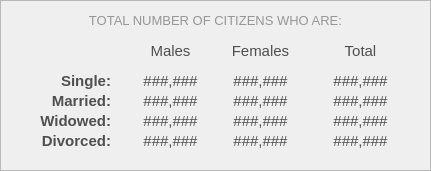
    <widget class="QFrame" name="demo_frameCivilStatusDistribution">
     <property name="geometry">
      <rect>
       <x>10</x>
       <y>470</y>
       <width>431</width>
       <height>171</height>
      </rect>
     </property>
     <property name="styleSheet">
      <string notr="true">#demo_frameCivilStatusDistribution{
	background-color: #fcfcfc;
}</string>
     </property>
     <property name="frameShape">
      <enum>QFrame::Shape::StyledPanel</enum>
     </property>
     <property name="frameShadow">
      <enum>QFrame::Shadow::Raised</enum>
     </property>
     <widget class="QLabel" name="demo_labelTotalSingle">
      <property name="geometry">
       <rect>
        <x>20</x>
        <y>70</y>
        <width>91</width>
        <height>21</height>
       </rect>
      </property>
      <property name="font">
       <font>
        <family>Arial</family>
        <pointsize>11</pointsize>
        <bold>true</bold>
       </font>
      </property>
      <property name="styleSheet">
       <string notr="true">#demo_labelTotalSingle {
	background-color: transparent;
	color: #4f4f4f;
}
</string>
      </property>
      <property name="text">
       <string>Single:</string>
      </property>
      <property name="alignment">
       <set>Qt::AlignmentFlag::AlignRight|Qt::AlignmentFlag::AlignTrailing|Qt::AlignmentFlag::AlignVCenter</set>
      </property>
     </widget>
     <widget class="QLabel" name="demo_labelTotalMarried">
      <property name="geometry">
       <rect>
        <x>20</x>
        <y>90</y>
        <width>91</width>
        <height>21</height>
       </rect>
      </property>
      <property name="font">
       <font>
        <family>Arial</family>
        <pointsize>11</pointsize>
        <bold>true</bold>
       </font>
      </property>
      <property name="styleSheet">
       <string notr="true">#demo_labelTotalMarried {
	background-color: transparent;
	color: #4f4f4f;
}
</string>
      </property>
      <property name="text">
       <string>Married:</string>
      </property>
      <property name="alignment">
       <set>Qt::AlignmentFlag::AlignRight|Qt::AlignmentFlag::AlignTrailing|Qt::AlignmentFlag::AlignVCenter</set>
      </property>
     </widget>
     <widget class="QLabel" name="demo_TotalSingle_male">
      <property name="geometry">
       <rect>
        <x>120</x>
        <y>70</y>
        <width>101</width>
        <height>21</height>
       </rect>
      </property>
      <property name="font">
       <font>
        <family>Arial</family>
        <pointsize>11</pointsize>
        <bold>false</bold>
       </font>
      </property>
      <property name="styleSheet">
       <string notr="true">#demo_TotalSingle_male {
	background-color: transparent;
	color: #4f4f4f;
}
</string>
      </property>
      <property name="text">
       <string>###,###</string>
      </property>
      <property name="alignment">
       <set>Qt::AlignmentFlag::AlignCenter</set>
      </property>
     </widget>
     <widget class="QLabel" name="demo_TotalMarried_male">
      <property name="geometry">
       <rect>
        <x>120</x>
        <y>90</y>
        <width>101</width>
        <height>21</height>
       </rect>
      </property>
      <property name="font">
       <font>
        <family>Arial</family>
        <pointsize>11</pointsize>
        <bold>false</bold>
       </font>
      </property>
      <property name="styleSheet">
       <string notr="true">#demo_TotalMarried_male {
	background-color: transparent;
	color: #4f4f4f;
}
</string>
      </property>
      <property name="text">
       <string>###,###</string>
      </property>
      <property name="alignment">
       <set>Qt::AlignmentFlag::AlignCenter</set>
      </property>
     </widget>
     <widget class="QLabel" name="label_desc_civstatdis">
      <property name="geometry">
       <rect>
        <x>0</x>
        <y>10</y>
        <width>431</width>
        <height>20</height>
       </rect>
      </property>
      <property name="font">
       <font>
        <family>Arial</family>
        <pointsize>10</pointsize>
       </font>
      </property>
      <property name="styleSheet">
       <string notr="true">#label_desc_civstatdis{
	color: #969696;
}</string>
      </property>
      <property name="text">
       <string>TOTAL NUMBER OF CITIZENS WHO ARE:</string>
      </property>
      <property name="alignment">
       <set>Qt::AlignmentFlag::AlignCenter</set>
      </property>
     </widget>
     <widget class="QLabel" name="demo_TotalWidowed_male">
      <property name="geometry">
       <rect>
        <x>120</x>
        <y>110</y>
        <width>101</width>
        <height>21</height>
       </rect>
      </property>
      <property name="font">
       <font>
        <family>Arial</family>
        <pointsize>11</pointsize>
        <bold>false</bold>
       </font>
      </property>
      <property name="styleSheet">
       <string notr="true">#demo_TotalWidowed_male {
	background-color: transparent;
	color: #4f4f4f;
}
</string>
      </property>
      <property name="text">
       <string>###,###</string>
      </property>
      <property name="alignment">
       <set>Qt::AlignmentFlag::AlignCenter</set>
      </property>
     </widget>
     <widget class="QLabel" name="demo_labelTotalWidowed">
      <property name="geometry">
       <rect>
        <x>20</x>
        <y>110</y>
        <width>91</width>
        <height>21</height>
       </rect>
      </property>
      <property name="font">
       <font>
        <family>Arial</family>
        <pointsize>11</pointsize>
        <bold>true</bold>
       </font>
      </property>
      <property name="styleSheet">
       <string notr="true">#demo_labelTotalWidowed {
	background-color: transparent;
	color: #4f4f4f;
}
</string>
      </property>
      <property name="text">
       <string>Widowed:</string>
      </property>
      <property name="alignment">
       <set>Qt::AlignmentFlag::AlignRight|Qt::AlignmentFlag::AlignTrailing|Qt::AlignmentFlag::AlignVCenter</set>
      </property>
     </widget>
     <widget class="QLabel" name="demo_TotalDivorced_male">
      <property name="geometry">
       <rect>
        <x>120</x>
        <y>130</y>
        <width>101</width>
        <height>21</height>
       </rect>
      </property>
      <property name="font">
       <font>
        <family>Arial</family>
        <pointsize>11</pointsize>
        <bold>false</bold>
       </font>
      </property>
      <property name="styleSheet">
       <string notr="true">#demo_TotalDivorced_male {
	background-color: transparent;
	color: #4f4f4f;
}
</string>
      </property>
      <property name="text">
       <string>###,###</string>
      </property>
      <property name="alignment">
       <set>Qt::AlignmentFlag::AlignCenter</set>
      </property>
     </widget>
     <widget class="QLabel" name="demo_labelTotalSeparated">
      <property name="geometry">
       <rect>
        <x>20</x>
        <y>130</y>
        <width>91</width>
        <height>21</height>
       </rect>
      </property>
      <property name="font">
       <font>
        <family>Arial</family>
        <pointsize>11</pointsize>
        <bold>true</bold>
       </font>
      </property>
      <property name="styleSheet">
       <string notr="true">#demo_labelTotalSeparated {
	background-color: transparent;
	color: #4f4f4f;
}
</string>
      </property>
      <property name="text">
       <string>Divorced:</string>
      </property>
      <property name="alignment">
       <set>Qt::AlignmentFlag::AlignRight|Qt::AlignmentFlag::AlignTrailing|Qt::AlignmentFlag::AlignVCenter</set>
      </property>
     </widget>
     <widget class="QLabel" name="demo_label_civ_male">
      <property name="geometry">
       <rect>
        <x>120</x>
        <y>40</y>
        <width>101</width>
        <height>21</height>
       </rect>
      </property>
      <property name="font">
       <font>
        <family>Arial</family>
        <pointsize>11</pointsize>
        <bold>false</bold>
       </font>
      </property>
      <property name="styleSheet">
       <string notr="true">#demo_label_civ_male {
	background-color: transparent;
	color: #4f4f4f;
}
</string>
      </property>
      <property name="text">
       <string>Males</string>
      </property>
      <property name="alignment">
       <set>Qt::AlignmentFlag::AlignCenter</set>
      </property>
     </widget>
     <widget class="QLabel" name="demo_TotalMarried_female">
      <property name="geometry">
       <rect>
        <x>210</x>
        <y>90</y>
        <width>101</width>
        <height>21</height>
       </rect>
      </property>
      <property name="font">
       <font>
        <family>Arial</family>
        <pointsize>11</pointsize>
        <bold>false</bold>
       </font>
      </property>
      <property name="styleSheet">
       <string notr="true">#demo_TotalMarried_female {
	background-color: transparent;
	color: #4f4f4f;
}
</string>
      </property>
      <property name="text">
       <string>###,###</string>
      </property>
      <property name="alignment">
       <set>Qt::AlignmentFlag::AlignCenter</set>
      </property>
     </widget>
     <widget class="QLabel" name="demo_label_civ_female">
      <property name="geometry">
       <rect>
        <x>210</x>
        <y>40</y>
        <width>101</width>
        <height>21</height>
       </rect>
      </property>
      <property name="font">
       <font>
        <family>Arial</family>
        <pointsize>11</pointsize>
        <bold>false</bold>
       </font>
      </property>
      <property name="styleSheet">
       <string notr="true">#demo_label_civ_female {
	background-color: transparent;
	color: #4f4f4f;
}
</string>
      </property>
      <property name="text">
       <string>Females</string>
      </property>
      <property name="alignment">
       <set>Qt::AlignmentFlag::AlignCenter</set>
      </property>
     </widget>
     <widget class="QLabel" name="demo_TotalSingle_female">
      <property name="geometry">
       <rect>
        <x>210</x>
        <y>70</y>
        <width>101</width>
        <height>21</height>
       </rect>
      </property>
      <property name="font">
       <font>
        <family>Arial</family>
        <pointsize>11</pointsize>
        <bold>false</bold>
       </font>
      </property>
      <property name="styleSheet">
       <string notr="true">#demo_TotalSingle_female {
	background-color: transparent;
	color: #4f4f4f;
}
</string>
      </property>
      <property name="text">
       <string>###,###</string>
      </property>
      <property name="alignment">
       <set>Qt::AlignmentFlag::AlignCenter</set>
      </property>
     </widget>
     <widget class="QLabel" name="demo_TotalDivorced_female">
      <property name="geometry">
       <rect>
        <x>210</x>
        <y>130</y>
        <width>101</width>
        <height>21</height>
       </rect>
      </property>
      <property name="font">
       <font>
        <family>Arial</family>
        <pointsize>11</pointsize>
        <bold>false</bold>
       </font>
      </property>
      <property name="styleSheet">
       <string notr="true">#demo_TotalDivorced_female {
	background-color: transparent;
	color: #4f4f4f;
}
</string>
      </property>
      <property name="text">
       <string>###,###</string>
      </property>
      <property name="alignment">
       <set>Qt::AlignmentFlag::AlignCenter</set>
      </property>
     </widget>
     <widget class="QLabel" name="demo_TotalWidowed_female">
      <property name="geometry">
       <rect>
        <x>210</x>
        <y>110</y>
        <width>101</width>
        <height>21</height>
       </rect>
      </property>
      <property name="font">
       <font>
        <family>Arial</family>
        <pointsize>11</pointsize>
        <bold>false</bold>
       </font>
      </property>
      <property name="styleSheet">
       <string notr="true">#demo_TotalWidowed_female {
	background-color: transparent;
	color: #4f4f4f;
}
</string>
      </property>
      <property name="text">
       <string>###,###</string>
      </property>
      <property name="alignment">
       <set>Qt::AlignmentFlag::AlignCenter</set>
      </property>
     </widget>
     <widget class="QLabel" name="demo_label_civ_total">
      <property name="geometry">
       <rect>
        <x>310</x>
        <y>40</y>
        <width>101</width>
        <height>21</height>
       </rect>
      </property>
      <property name="font">
       <font>
        <family>Arial</family>
        <pointsize>11</pointsize>
        <bold>false</bold>
       </font>
      </property>
      <property name="styleSheet">
       <string notr="true">#demo_label_civ_total {
	background-color: transparent;
	color: #4f4f4f;
}
</string>
      </property>
      <property name="text">
       <string>Total</string>
      </property>
      <property name="alignment">
       <set>Qt::AlignmentFlag::AlignCenter</set>
      </property>
     </widget>
     <widget class="QLabel" name="demo_TotalMarried">
      <property name="geometry">
       <rect>
        <x>310</x>
        <y>90</y>
        <width>101</width>
        <height>21</height>
       </rect>
      </property>
      <property name="font">
       <font>
        <family>Arial</family>
        <pointsize>11</pointsize>
        <bold>false</bold>
       </font>
      </property>
      <property name="styleSheet">
       <string notr="true">#demo_TotalMarried {
	background-color: transparent;
	color: #4f4f4f;
}
</string>
      </property>
      <property name="text">
       <string>###,###</string>
      </property>
      <property name="alignment">
       <set>Qt::AlignmentFlag::AlignCenter</set>
      </property>
     </widget>
     <widget class="QLabel" name="demo_TotalWidowed">
      <property name="geometry">
       <rect>
        <x>310</x>
        <y>110</y>
        <width>101</width>
        <height>21</height>
       </rect>
      </property>
      <property name="font">
       <font>
        <family>Arial</family>
        <pointsize>11</pointsize>
        <bold>false</bold>
       </font>
      </property>
      <property name="styleSheet">
       <string notr="true">#demo_TotalWidowed {
	background-color: transparent;
	color: #4f4f4f;
}
</string>
      </property>
      <property name="text">
       <string>###,###</string>
      </property>
      <property name="alignment">
       <set>Qt::AlignmentFlag::AlignCenter</set>
      </property>
     </widget>
     <widget class="QLabel" name="demo_TotalDivorced">
      <property name="geometry">
       <rect>
        <x>310</x>
        <y>130</y>
        <width>101</width>
        <height>21</height>
       </rect>
      </property>
      <property name="font">
       <font>
        <family>Arial</family>
        <pointsize>11</pointsize>
        <bold>false</bold>
       </font>
      </property>
      <property name="styleSheet">
       <string notr="true">#demo_TotalDivorced {
	background-color: transparent;
	color: #4f4f4f;
}
</string>
      </property>
      <property name="text">
       <string>###,###</string>
      </property>
      <property name="alignment">
       <set>Qt::AlignmentFlag::AlignCenter</set>
      </property>
     </widget>
     <widget class="QLabel" name="demo_TotalSingle">
      <property name="geometry">
       <rect>
        <x>310</x>
        <y>70</y>
        <width>101</width>
        <height>21</height>
       </rect>
      </property>
      <property name="font">
       <font>
        <family>Arial</family>
        <pointsize>11</pointsize>
        <bold>false</bold>
       </font>
      </property>
      <property name="styleSheet">
       <string notr="true">#demo_TotalSingle {
	background-color: transparent;
	color: #4f4f4f;
}
</string>
      </property>
      <property name="text">
       <string>###,###</string>
      </property>
      <property name="alignment">
       <set>Qt::AlignmentFlag::AlignCenter</set>
      </property>
     </widget>
    </widget>
